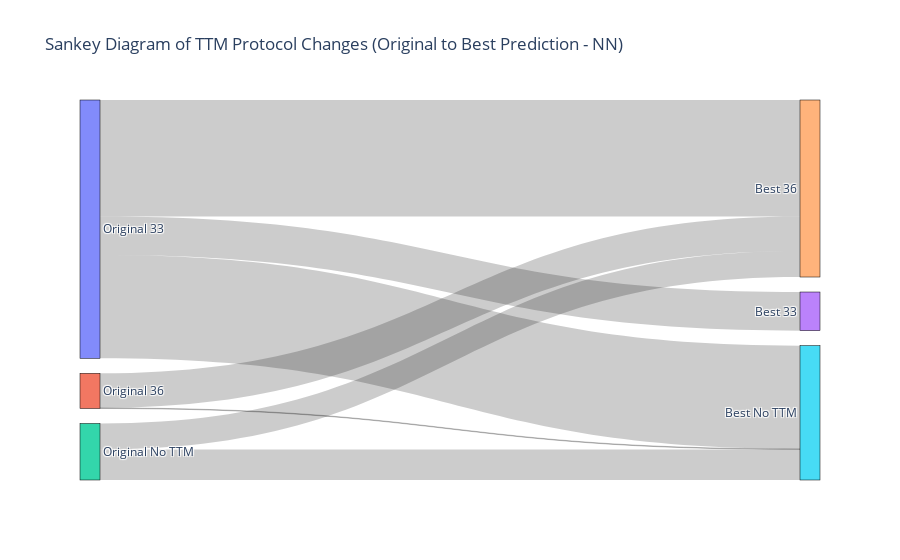
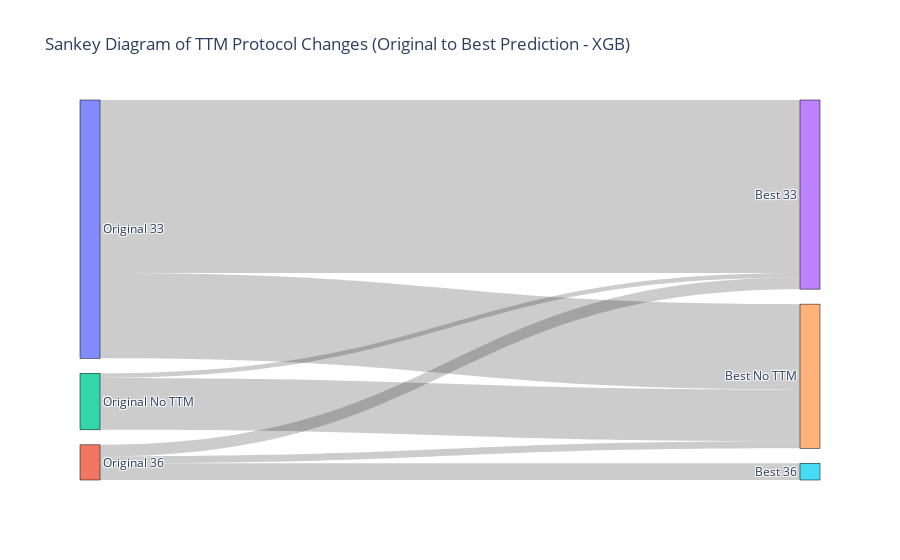

Write notebook code for charts like these, in order.
### Code cell
import plotly.graph_objects as go

# Define a function to create a Sankey diagram for a given DataFrame and model name
def create_sankey(data, model_name):
    # Count the transitions from Original_TTM to Best_Prediction
    sankey_data = data.groupby(['Original_TTM', f'Best_Prediction_{model_name}']).size().reset_index(name='count')
    
    # Calculate total patients in each Original_TTM group
    group_totals = sankey_data.groupby('Original_TTM')['count'].transform('sum')
    
    # Calculate percentage within each Original_TTM group
    sankey_data['percentage'] = (sankey_data['count'] / group_totals * 100).round(1)
    
    # Define unique nodes for original and best protocols
    original_nodes = [f"Original {protocol}" for protocol in sankey_data['Original_TTM'].unique()]
    best_nodes = [f"Best {protocol}" for protocol in sankey_data[f'Best_Prediction_{model_name}'].unique()]
    nodes = original_nodes + best_nodes
    
    # Map each node to a unique index for Sankey
    node_map = {node: i for i, node in enumerate(nodes)}
    
    # Define the sources, targets, values, and labels for the Sankey diagram
    sankey_data['source'] = sankey_data['Original_TTM'].map(lambda x: node_map[f"Original {x}"])
    sankey_data['target'] = sankey_data[f'Best_Prediction_{model_name}'].map(lambda x: node_map[f"Best {x}"])
    sources = sankey_data['source'].tolist()
    targets = sankey_data['target'].tolist()
    values = sankey_data['count'].tolist()
    
    # Use the group percentage labels for each link
    labels = [f"{percentage}%" for percentage in sankey_data['percentage']]
    
    # Create the Sankey diagram
    fig = go.Figure(go.Sankey(
        node=dict(
            pad=15,
            thickness=20,
            line=dict(color="black", width=0.5),
            label=nodes,
        ),
        link=dict(
            source=sources,  # Indices of source nodes
            target=targets,  # Indices of target nodes
            value=values,    # Flow values between nodes
            label=labels     # Group percentage labels on each link
        )
    ))
    
    # Add title and display
    fig.update_layout(title_text=f"Sankey Diagram of TTM Protocol Changes (Original to Best Prediction - {model_name})", font_size=12)
    fig.show()

# Create and display Sankey diagram for Neural Network
create_sankey(combined_predictions_df, "NN")

# Create and display Sankey diagram for XGBoost
create_sankey(combined_predictions_df, "XGB")

### Figure 1 — Plotly figure (JSON) as saved in the notebook; plotly's stock layout.template omitted (floating-point values rounded to 4 significant figures)
{"data": [{"link": {"label": ["15.0%", "45.1%", "40.0%", "98.4%", "1.6%", "45.9%", "54.1%"], "source": [0, 0, 0, 1, 1, 2, 2], "target": [3, 4, 5, 4, 5, 4, 5], "value": [67, 202, 179, 60, 1, 45, 53]}, "node": {"label": ["Original 33", "Original 36", "Original No TTM", "Best 33", "Best 36", "Best No TTM"], "line": {"color": "black", "width": 0.5}, "pad": 15, "thickness": 20}, "type": "sankey"}], "layout": {"font": {"size": 12}, "title": {"text": "Sankey Diagram of TTM Protocol Changes (Original to Best Prediction - NN)"}}}

### Figure 2 — Plotly figure (JSON) as saved in the notebook; plotly's stock layout.template omitted (floating-point values rounded to 4 significant figures)
{"data": [{"link": {"label": ["67.0%", "33.0%", "32.8%", "47.5%", "19.7%", "8.2%", "91.8%"], "source": [0, 0, 1, 1, 1, 2, 2], "target": [3, 4, 3, 5, 4, 3, 4], "value": [300, 148, 20, 29, 12, 8, 90]}, "node": {"label": ["Original 33", "Original 36", "Original No TTM", "Best 33", "Best No TTM", "Best 36"], "line": {"color": "black", "width": 0.5}, "pad": 15, "thickness": 20}, "type": "sankey"}], "layout": {"font": {"size": 12}, "title": {"text": "Sankey Diagram of TTM Protocol Changes (Original to Best Prediction - XGB)"}}}
